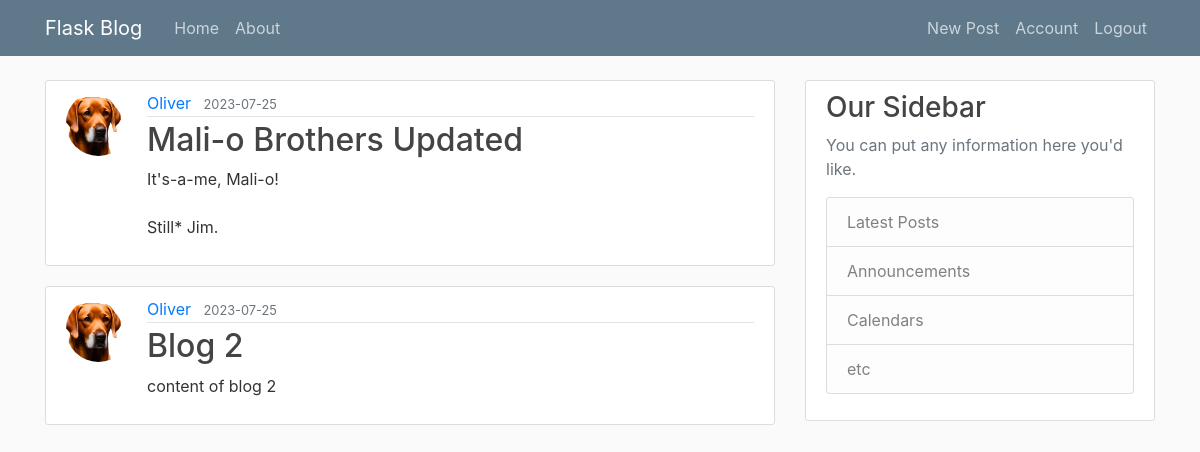
/home (signed in), run on the app's committed database.
### myblog/models.py (models this page shows, shortened)
class Post(db.Model):
    id = db.Column(db.Integer, primary_key = True)
    title = db.Column(db.String(100), nullable=False)
    date_posted = db.Column(db.DateTime, nullable=False, default=datetime.utcnow)
    content = db.Column(db.Text, nullable=False)
    user_id = db.Column(db.Integer, db.ForeignKey('user.id'), nullable=False)

class User(db.Model, UserMixin):
    id = db.Column(db.Integer, primary_key = True)
    username = db.Column(db.String(20), unique=True, nullable=False)
    email = db.Column(db.String(120), unique=True, nullable=False)
    image_file = db.Column(db.String(20), nullable=False, default='default.jpg')
    password = db.Column(db.String(60), nullable=False)
    posts = db.relationship('Post', backref='author', lazy=True)

### myblog/routes.py (the view)
@app.route("/")
@app.route("/home")
def home():
    posts = Post.query.all()
    return render_template('home.html', posts=posts)

### myblog/models.py (called while the page is built)
@login_manager.user_loader
def load_user(user_id):
    return User.query.get(int(user_id))

### myblog/templates/home.html
{% extends "layout.html" %}
{% block content %}
    {% for post in posts %}
        <article class="media content-section">
            <img class="rounded-circle article-img" src="{{ url_for('static', filename='flask profile pictures/' + post.author.image_file) }}">
            <div class="media-body">
            <div class="article-metadata">
                <a class="mr-2" href="#">{{ post.author.username }}</a>
                <small class="text-muted">{{ post.date_posted.strftime('%Y-%m-%d') }}</small>
            </div>
            <h2><a class="article-title" href="{{ url_for('post', post_id=post.id) }}">{{ post.title }}</a></h2>
            <p class="article-content">{{ post.content }}</p>
            </div>
        </article>
    {% endfor %}
{% endblock content %}

### myblog/static/main.css (style rules this page uses)
body { background: #fafafa; color: #333333; margin-top: 5rem; }
h1, h2, h3, h4, h5, h6 { color: #444444; }
.content-section { background: #ffffff; padding: 10px 20px; border: 1px solid #dddddd; border-radius: 3px; margin-bottom: 20px; }
.article-title { color: #444444; }
.article-content { white-space: pre-line; }
.article-img { height: 65px; width: 65px; margin-right: 16px; }
.article-metadata { padding-bottom: 1px; margin-bottom: 4px; border-bottom: 1px solid #e3e3e3 }

### data on the page
Post: image_file (picture), author.username "Oliver", date_posted "2023-07-25", title "Mali-o Brothers Updated", content "It's-a-me, Mali-o! Still* Jim."
Post: image_file (picture), author.username "Oliver", date_posted "2023-07-25", title "Blog 2", content "content of blog 2"
